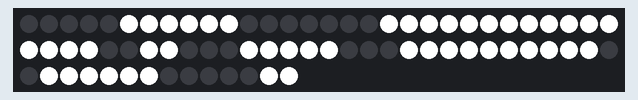
Simulated run of this sketch. Board: ESP32. Shown: 74 RGB LEDs in strip order, left to right, continuing on the next row. WiFi joins after 1.5 s; servers stay silent unless stated; the local clock reads 2024-03-15 10:24:30 at power-on unless the sketch sets it; what the sketch prints to the serial monitor is not drawn.

Above: at 1.6 s.
At 128.6 s:
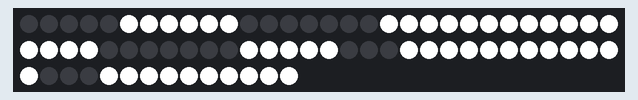

The sketch:

hightech_wall_clock.ino
```cpp
#include <Adafruit_NeoPixel.h>
#include <WiFi.h> // Wi-Fiライブラリをインクルード
#include "time.h"

#define PIN 27 // INが接続されているピンを指定
#define NUMPIXELS 74 // LEDの数を指定

Adafruit_NeoPixel pixels(NUMPIXELS, PIN, NEO_GRB + NEO_KHZ800); // 800kHzでNeoPixelを駆動

const char* ssid = "yourSSID"; // Wi-FiのSSID
const char* password = "yourPassword"; // Wi-Fiのパスワード

const char* ntpServer = "jp.pool.ntp.org"; // 日本のNTPサーバー
const long gmtOffset_sec = 3600 * 9; // GMTからのオフセット（日本はUTC+9）
const int daylightOffset_sec = 0; // 夏時間の設定はここでは0

unsigned long lastSyncTime = 0; // 最後にNTP同期を行った時刻
unsigned long lastUpdateTime = 0; // 最後に時刻を更新した時刻
const long syncInterval = 3600000; // 同期間隔（1時間）

bool colonState = false; // コロンの状態（点灯/消灯）

struct tm timeinfo; // 時刻情報を格納する構造体

// 各桁のセグメント対応（4桁目基準。1始まり）
const int digitSegments[10][18] = {
  {1, 2, 3, 4, 5, 6, 7, 8, 9, 10, 11, 12, 13, 14, 15, 16}, // 0
  {6, 7, 8, 9, 10, 11}, // 1
  {4, 5, 6, 7, 8, 12, 13, 14, 15, 16, 17, 18}, // 2
  {4, 5, 6, 7, 8, 9, 10, 11, 12, 13, 17, 18}, // 3
  {1, 2, 3, 6, 7, 8, 9, 10, 11, 17, 18}, // 4
  {1, 2, 3, 4, 5, 9, 10, 11, 12, 13, 17, 18}, // 5
  {1, 2, 3, 4, 5, 9, 10, 11, 12, 13, 14, 15, 16, 17, 18}, // 6
  {4, 5, 6, 7, 8, 9, 10, 11}, // 7
  {1, 2, 3, 4, 5, 6, 7, 8, 9, 10, 11, 12, 13, 14, 15, 16, 17, 18}, // 8
  {1, 2, 3, 4, 5, 6, 7, 8, 9, 10, 11, 12, 13, 17, 18} // 9
};

void setup() {
  Serial.begin(115200);
  pixels.begin(); // NeoPixelを開始
  connectToWifi(); // Wi-Fiに接続
  configTime(gmtOffset_sec, daylightOffset_sec, ntpServer); // NTPサーバー設定
  getLocalTime(&timeinfo); // 初期時刻の取得
  lastSyncTime = millis(); // 初期同期時刻を設定
}

void loop() {
  unsigned long currentTime = millis();

  // 毎秒更新処理
  if (currentTime - lastUpdateTime >= 1000) {
    lastUpdateTime = currentTime;
    timeinfo.tm_sec += 1;
    mktime(&timeinfo); // timeinfoを正規化

    // 毎正時にNTP同期
    if (timeinfo.tm_min == 0 && timeinfo.tm_sec == 0 && currentTime - lastSyncTime >= syncInterval) {
      getLocalTime(&timeinfo);
      lastSyncTime = currentTime;
    }

    // コロンの点滅処理
    colonState = !colonState;
    showTime(timeinfo.tm_hour, timeinfo.tm_min, colonState);
  }
}

void showTime(int hour, int minute, bool colonState) {
  pixels.clear(); // NeoPixelの出力をリセット
  int numberToShow = hour * 100 + minute; // 4桁の数値として結合
  showNumber(numberToShow);
  lightColon(colonState); // コロンの制御
  pixels.show(); // LEDに色を反映
}

void showNumber(int num) {
  int digits[4] = {num / 1000, (num / 100 % 10), (num / 10 % 10), num % 10};
  int offsets[4] = {0, 18, 38, 56}; // 各桁の開始LED番号

  for (int digit = 0; digit < 4; digit++) {
    int number = digits[digit];
    for (int seg = 0; digitSegments[number][seg] != 0 && seg < 18; seg++) {
      lightSegment(offsets[digit] + digitSegments[number][seg] - 1);
    }
  }
}

void lightSegment(int index) {
  pixels.setPixelColor(index, pixels.Color(255, 255, 255)); // 白色で点灯
}

void lightColon(bool state) {
  int colonPixels[2] = {37, 38}; // コロンのLED位置
  for (int i = 0; i < 2; i++) {
    pixels.setPixelColor(colonPixels[i] - 1, state ? pixels.Color(255, 255, 255) : pixels.Color(0, 0, 0));
  }
}

void connectToWifi() {
  WiFi.begin(ssid, password);
  Serial.print("Connecting to WiFi..");
  while (WiFi.status() != WL_CONNECTED) {
    delay(500);
    Serial.print(".");
  }
  Serial.println("Connected to the WiFi network");
}
```
